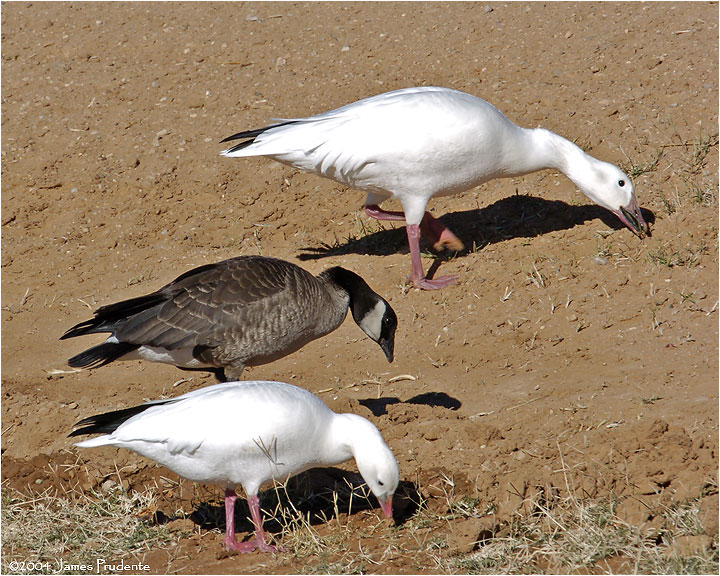
#> input picture test.jpg, 720 x 576 px
$ python -i HSVTrackbar.py   (imports and definitions only)   (Python 2 division)
#> lines starting #> are read from the running program, lines starting #| are printed output that depends on the picture; after the words box and inside, x2 and y2 are one past the last pixel; in counts of white or black regions, pixels touching at a corner belong together
import cv2
import numpy as np
import threading
import time

class HSVTrackbar:

    def __init__(self, image):
#> called with image = 'test.jpg'
        self.imageName = image
        self.image = cv2.imread(image, 1)
#> self.image is the input picture: shape (576, 720, 3); mean B, G, R 103, 128.9, 151.8
        self.hsv = cv2.cvtColor(self.image, cv2.COLOR_BGR2HSV)
#> self.hsv: shape (576, 720, 3); mean H, S, V 23.6, 90, 152.1
        self.interval = 5.0/1000.0

        cv2.namedWindow('hsv')
        cv2.createTrackbar('l_h', 'hsv', 0, 255, self.nothing)
        cv2.createTrackbar('l_s', 'hsv', 0, 255, self.nothing)
        cv2.createTrackbar('l_v', 'hsv', 0, 255, self.nothing)

        cv2.createTrackbar('h_h', 'hsv', 0, 255, self.nothing)
        cv2.createTrackbar('h_s', 'hsv', 0, 255, self.nothing)
        cv2.createTrackbar('h_v', 'hsv', 0, 255, self.nothing)

        thread = threading.Thread(target=self.run)
        #thread.daemon = True
        self.isRunning = True
        thread.start()

    def nothing(self, x):
        pass

    def stop(self):
        print 'stopping HSVTrackbar'
        self.isRunning = False

    def run(self):
        while self.isRunning:
            l_h = cv2.getTrackbarPos('l_h', 'hsv')
            l_s = cv2.getTrackbarPos('l_s', 'hsv')
            l_v = cv2.getTrackbarPos('l_v', 'hsv')

            h_h = cv2.getTrackbarPos('h_h', 'hsv')
            h_s = cv2.getTrackbarPos('h_s', 'hsv')
            h_v = cv2.getTrackbarPos('h_v', 'hsv')

            low = np.array([l_h, l_s, l_v])
            high = np.array([h_h, h_s, h_v])

            mask = cv2.inRange(self.hsv, low, high)
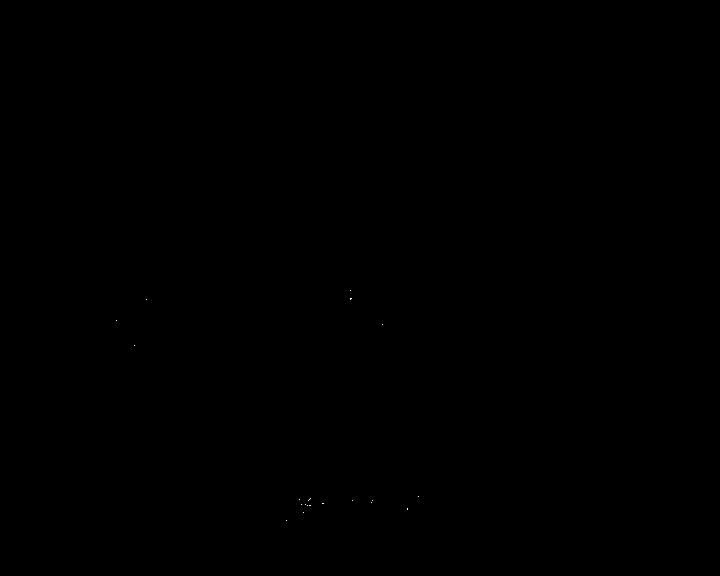
#> mask: shape (576, 720); 0.01% white in thin lines or dots, all inside (x1, y1, x2, y2) = (116, 290, 419, 521)
            res = cv2.bitwise_and(self.image, self.image, mask=mask)
#> res: shape (576, 720, 3); every value is 0
            cv2.imshow('hsv', res)
            time.sleep(self.interval)

>>> result = HSVTrackbar('test.jpg').run()
